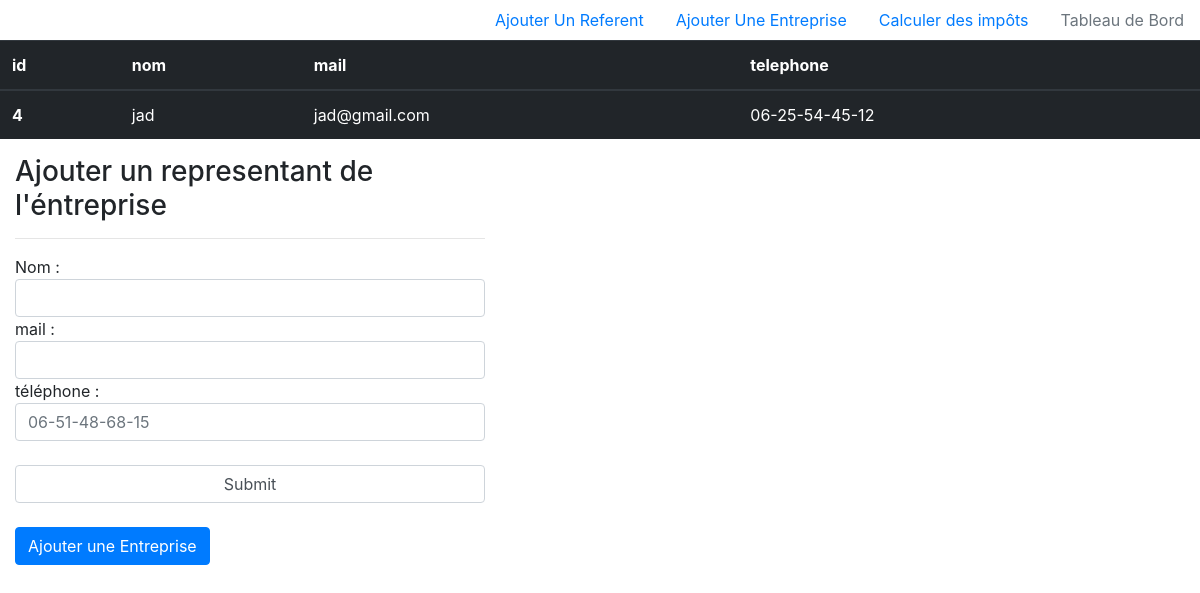
The page / on the database its author committed.
### tables this page shows
CREATE TABLE IF NOT EXISTS `users` (
  `id` int(11) NOT NULL AUTO_INCREMENT,
  `nom` varchar(255) NOT NULL,
  `mail` varchar(255) NOT NULL,
  `telephone` varchar(255) NOT NULL,
  PRIMARY KEY (`id`),
  UNIQUE KEY `unique_index` (`telephone`)
);

### core/ControllerBase.php (called while the page is built, shortened)
<?php
class ControllerBase {
     public function __construct() {
         require_once 'EntitesBase.php';
     }
     public function view($vue,$data){
         require_once 'core/HelperView.php';
         $helper = new HelperView();
         require_once 'view/'.$vue.'View.php';
     }
}

### controller/UsersController.php (called while the page is built, shortened)
<?php
class UsersController extends ControllerBase {
    public function index(){
        $utilisateurDAO = new UsersDAO();
        $allusers = $utilisateurDAO->getAll();
        $this->view("index", array(
            "allusers" =>$allusers
        ));
    }
}

### index.php (called while the page is built, shortened)
<?php
require_once 'core/ControllerBase.php';
require_once 'core/ControlleurFrontal.php';
if(isset($_GET["controller"])){
    $controllerObj = ControlleurFrontal::chargerControlleur($_GET["controller"]);
}else {
    $controllerObj = ControlleurFrontal::chargerControlleur(CONTROLLER_DEFAULT);
}
ControlleurFrontal::lancerAction($controllerObj);

### model/UsersDAO.php (called while the page is built, shortened)
<?php
class UsersDAO extends EntitesBase {
    function __construct() {
        $table="users";
    }
}

### core/Connexion.php (called while the page is built, shortened)
<?php
class Connexion
{
    static $instance;
    public static function getInstance() {
        if(is_null(self::$instance)){
            self::$instance = self::connecter();
        }
        return self::$instance;
    }
    private static function connecter() {
        try{
            $bdd =  new PDO('mysql:host='.DB_HOST.';dbname='.DB_BASE.';charset=UTF8', DB_USER, DB_PASS);
            $bdd->setAttribute(PDO::ATTR_DEFAULT_FETCH_MODE, PDO::FETCH_ASSOC);
            return $bdd;
        }catch (Exception $exception){
            echo $exception->getMessage();
            exit(-1);
        }
    }
}

### core/EntitesBase.php (called while the page is built, shortened)
<?php
class EntitesBase {
    private $table;
    private $db;
    public function __construct($table) {
        $this->table = (string) $table;
        require_once 'Connexion.php';
        $this->db= Connexion::getInstance();
    }
    public function bd(){
        return $this->db;
    }
    public function getAll(){
        $query = "SELECT * FROM $this->table ORDER BY id DESC";
        $stmt=$this->bd()->prepare($query);
        $stmt->execute();
        if($stmt->errorCode()==self::ERROR_CODE){
            $reponse = array();
            while($row = $stmt->fetchObject()){
                $reponse[]=$row;
            }
            return $reponse;
        }else {
            return "code d'erreur getAll :".$stmt->errorCode();
        }
    }
}

### core/HelperView.php (called while the page is built)
<?php
class HelperView {
    public function url($controlleur=CONTROLLER_DEFAULT,$action=ACTION_DEFAUT){
        $urlString ="index.php?controller=".$controlleur."&action=".$action;
        return $urlString;
    }
}

### view/indexView.php (the view, shortened to what this page needs)
<!DOCTYPE HTML>
<html lang="fr">
    <head>
        <link href="https://stackpath.bootstrapcdn.com/bootstrap/4.1.3/css/bootstrap.min.css" rel="stylesheet">
    </head>
    <body>
<?php include 'navbar.php'; ?>
    <div class="containre">
        <table class="table table-dark">
          <thead>
            <tr>
              <th scope="col">id</th>
              <th scope="col">nom</th>
              <th scope="col">mail</th>
              <th scope="col">telephone</th>
            </tr>
          </thead>
          <tbody>
            <?php
            $tbody="";
            foreach ($allusers as $user) {
                $tbody.="<tr>\r\n";
                $tbody.="<th scope='row'>".$user->id."</th>";
                $tbody.="<td>".$user->nom."</td>";
                $tbody.="<td>".$user->mail."</td>";
                $tbody.="<td>".$user->telephone."</td>";
                $tbody.="</th>";
                $tbody.="</tr>\r\n";
            }
            echo $tbody;
            ?>
          </tbody>
        </table>
        <form action="<?php echo $helper->url("users","create") ?>" method="post" class="col-lg-5">
            <h3>Ajouter un representant de l'éntreprise</h3>
            <hr>
            Nom : <input type="text" name="nom" class="form-control"/>
            mail : <input type="mail" name="mail" class="form-control"/>
            téléphone :<input type="tel" name="tel" class="form-control" placeholder="06-51-48-68-15"
           pattern="[0-9]{2}-[0-9]{2}-[0-9]{2}-[0-9]{2}-[0-9]{2}"
           required/>
            <br>
            <input type="submit" name="ajouter" class="form-control"/>
            <br>
            <a href="index.php?controller=Entreprise&action=index" class="btn btn-primary">Ajouter une Entreprise </a>
        </form>
    </div>
    </body>
</html>

### rows shown on the page
users: id "4", nom "jad", mail "jad@gmail.com", telephone "06-25-54-45-12"
